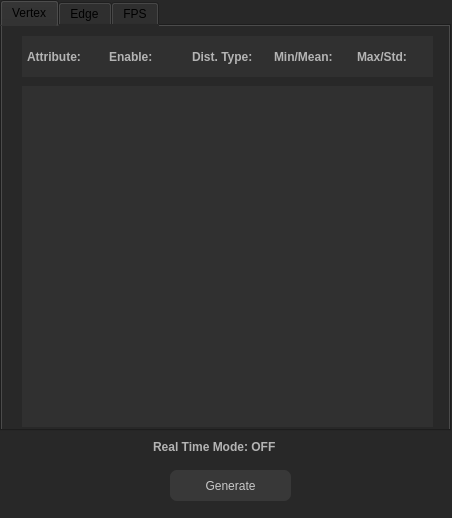
<?xml version="1.0" encoding="UTF-8"?>
<ui version="4.0">
 <class>Form</class>
 <widget class="QWidget" name="Form">
  <property name="geometry">
   <rect>
    <x>0</x>
    <y>0</y>
    <width>452</width>
    <height>518</height>
   </rect>
  </property>
  <property name="windowTitle">
   <string>Form</string>
  </property>
  <property name="styleSheet">
   <string notr="true">background-color: #282828</string>
  </property>
  <widget class="QTabWidget" name="tabWidget">
   <property name="geometry">
    <rect>
     <x>0</x>
     <y>0</y>
     <width>451</width>
     <height>431</height>
    </rect>
   </property>
   <property name="styleSheet">
    <string notr="true">QTabWidget:pane {}</string>
   </property>
   <property name="currentIndex">
    <number>0</number>
   </property>
   <widget class="QWidget" name="vertexTab">
    <attribute name="title">
     <string>Vertex</string>
    </attribute>
    <widget class="QWidget" name="gridLayoutWidget">
     <property name="geometry">
      <rect>
       <x>20</x>
       <y>60</y>
       <width>411</width>
       <height>341</height>
      </rect>
     </property>
     <property name="styleSheet">
      <string notr="true">background-color: #303030;</string>
     </property>
     <layout class="QGridLayout" name="vertexGridLayout">
      <property name="leftMargin">
       <number>5</number>
      </property>
     </layout>
    </widget>
    <widget class="QWidget" name="horizontalLayoutWidget">
     <property name="geometry">
      <rect>
       <x>20</x>
       <y>10</y>
       <width>411</width>
       <height>41</height>
      </rect>
     </property>
     <property name="styleSheet">
      <string notr="true">background-color: #303030;</string>
     </property>
     <layout class="QHBoxLayout" name="horizontalLayout">
      <property name="leftMargin">
       <number>5</number>
      </property>
      <item>
       <widget class="QLabel" name="label_2">
        <property name="font">
         <font>
          <weight>75</weight>
          <bold>true</bold>
         </font>
        </property>
        <property name="styleSheet">
         <string notr="true">color: rgb(180,180,180);

                            background-color: transparent;
                        </string>
        </property>
        <property name="text">
         <string>Attribute:</string>
        </property>
       </widget>
      </item>
      <item>
       <widget class="QLabel" name="label_3">
        <property name="font">
         <font>
          <weight>75</weight>
          <bold>true</bold>
         </font>
        </property>
        <property name="styleSheet">
         <string notr="true">color: rgb(180,180,180);

                            background-color: transparent;
                        </string>
        </property>
        <property name="text">
         <string>Enable:</string>
        </property>
       </widget>
      </item>
      <item>
       <widget class="QLabel" name="label_4">
        <property name="font">
         <font>
          <weight>75</weight>
          <bold>true</bold>
         </font>
        </property>
        <property name="styleSheet">
         <string notr="true">color: rgb(180,180,180);

                            background-color: transparent;
                        </string>
        </property>
        <property name="text">
         <string>Dist. Type:</string>
        </property>
       </widget>
      </item>
      <item>
       <widget class="QLabel" name="label_5">
        <property name="font">
         <font>
          <weight>75</weight>
          <bold>true</bold>
         </font>
        </property>
        <property name="styleSheet">
         <string notr="true">color: rgb(180,180,180);

                            background-color: transparent;
                        </string>
        </property>
        <property name="text">
         <string>Min/Mean:</string>
        </property>
       </widget>
      </item>
      <item>
       <widget class="QLabel" name="label_6">
        <property name="font">
         <font>
          <weight>75</weight>
          <bold>true</bold>
         </font>
        </property>
        <property name="styleSheet">
         <string notr="true">color: rgb(180,180,180);

                            background-color: transparent;
                        </string>
        </property>
        <property name="text">
         <string>Max/Std:</string>
        </property>
       </widget>
      </item>
     </layout>
    </widget>
   </widget>
   <widget class="QWidget" name="edgeTab">
    <attribute name="title">
     <string>Edge</string>
    </attribute>
    <widget class="QWidget" name="gridLayoutWidget_4">
     <property name="geometry">
      <rect>
       <x>20</x>
       <y>60</y>
       <width>411</width>
       <height>341</height>
      </rect>
     </property>
     <property name="styleSheet">
      <string notr="true">background-color: #303030; </string>
     </property>
     <layout class="QGridLayout" name="edgeGridLayout">
      <property name="leftMargin">
       <number>5</number>
      </property>
     </layout>
    </widget>
    <widget class="QWidget" name="horizontalLayoutWidget_2">
     <property name="geometry">
      <rect>
       <x>20</x>
       <y>10</y>
       <width>411</width>
       <height>41</height>
      </rect>
     </property>
     <property name="styleSheet">
      <string notr="true">background-color: #303030; </string>
     </property>
     <layout class="QHBoxLayout" name="horizontalLayout_2">
      <property name="leftMargin">
       <number>5</number>
      </property>
      <item>
       <widget class="QLabel" name="label_7">
        <property name="font">
         <font>
          <weight>75</weight>
          <bold>true</bold>
         </font>
        </property>
        <property name="styleSheet">
         <string notr="true">color: rgb(180,180,180);

                            background-color: transparent;
                        </string>
        </property>
        <property name="text">
         <string>Attribute:</string>
        </property>
       </widget>
      </item>
      <item>
       <widget class="QLabel" name="label_8">
        <property name="font">
         <font>
          <weight>75</weight>
          <bold>true</bold>
         </font>
        </property>
        <property name="styleSheet">
         <string notr="true">color: rgb(180,180,180);

                            background-color: transparent;
                        </string>
        </property>
        <property name="text">
         <string>Enable:</string>
        </property>
       </widget>
      </item>
      <item>
       <widget class="QLabel" name="label_9">
        <property name="font">
         <font>
          <weight>75</weight>
          <bold>true</bold>
         </font>
        </property>
        <property name="styleSheet">
         <string notr="true">color: rgb(180,180,180);

                            background-color: transparent;
                        </string>
        </property>
        <property name="text">
         <string>Dist. Type:</string>
        </property>
       </widget>
      </item>
      <item>
       <widget class="QLabel" name="label_10">
        <property name="font">
         <font>
          <weight>75</weight>
          <bold>true</bold>
         </font>
        </property>
        <property name="styleSheet">
         <string notr="true">color: rgb(180,180,180);

                            background-color: transparent;
                        </string>
        </property>
        <property name="text">
         <string>Min/Mean:</string>
        </property>
       </widget>
      </item>
      <item>
       <widget class="QLabel" name="label_11">
        <property name="font">
         <font>
          <weight>75</weight>
          <bold>true</bold>
         </font>
        </property>
        <property name="styleSheet">
         <string notr="true">color: rgb(180,180,180);

                            background-color: transparent;
                        </string>
        </property>
        <property name="text">
         <string>Max/Std:</string>
        </property>
       </widget>
      </item>
     </layout>
    </widget>
   </widget>
   <widget class="QWidget" name="fpsTab">
    <attribute name="title">
     <string>FPS</string>
    </attribute>
    <widget class="QSlider" name="fpsSlider">
     <property name="geometry">
      <rect>
       <x>40</x>
       <y>80</y>
       <width>351</width>
       <height>22</height>
      </rect>
     </property>
     <property name="minimum">
      <number>10</number>
     </property>
     <property name="maximum">
      <number>50</number>
     </property>
     <property name="singleStep">
      <number>10</number>
     </property>
     <property name="pageStep">
      <number>5</number>
     </property>
     <property name="orientation">
      <enum>Qt::Horizontal</enum>
     </property>
     <property name="invertedControls">
      <bool>false</bool>
     </property>
    </widget>
    <widget class="QLabel" name="label">
     <property name="geometry">
      <rect>
       <x>40</x>
       <y>35</y>
       <width>211</width>
       <height>21</height>
      </rect>
     </property>
     <property name="styleSheet">
      <string notr="true">color: rgb(180,180,180);

            
                        
                            font-size: 15px;
                            background-color: transparent;
                        font-weight: bold</string>
     </property>
     <property name="text">
      <string>Change the random interval:</string>
     </property>
    </widget>
    <widget class="QLabel" name="fpsLabel">
     <property name="geometry">
      <rect>
       <x>160</x>
       <y>130</y>
       <width>121</width>
       <height>20</height>
      </rect>
     </property>
     <property name="styleSheet">
      <string notr="true">color: rgb(180,180,180);

     
                              font-size: 15px;
                            background-color: transparent;
                        font-weight: bold</string>
     </property>
     <property name="text">
      <string>FPS Value = 30</string>
     </property>
    </widget>
   </widget>
  </widget>
  <widget class="QPushButton" name="generate_btn">
   <property name="geometry">
    <rect>
     <x>170</x>
     <y>470</y>
     <width>121</width>
     <height>31</height>
    </rect>
   </property>
   <property name="styleSheet">
    <string notr="true">QPushButton{
                            color: rgb(200, 200, 200);
                            border-style: 2px solid rgb(200, 200, 200);
                            border-radius: 7px;
                            background-color: #383838;
                            }

                            QPushButton:hover{
                            background-color: #303030;
                            }
                        </string>
   </property>
   <property name="text">
    <string>Generate</string>
   </property>
  </widget>
  <widget class="QLabel" name="notiLabel">
   <property name="geometry">
    <rect>
     <x>153</x>
     <y>437</y>
     <width>160</width>
     <height>20</height>
    </rect>
   </property>
   <property name="font">
    <font>
     <pointsize>9</pointsize>
     <weight>75</weight>
     <bold>true</bold>
    </font>
   </property>
   <property name="styleSheet">
    <string notr="true">color: rgb(180,180,180);

                            background-color: transparent;
                        </string>
   </property>
   <property name="text">
    <string>Real Time Mode: OFF</string>
   </property>
  </widget>
 </widget>
 <resources/>
 <connections/>
</ui>
